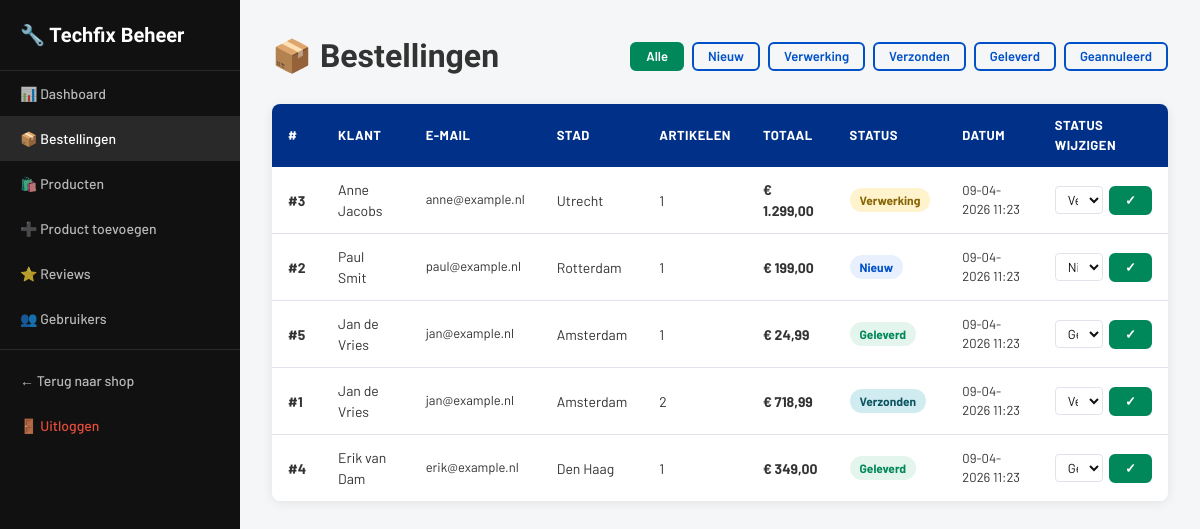
Page /admin/bestellingen.php (signed in) on the committed database.
### tables this page shows
CREATE TABLE `orders` (
  `id`          int(10) UNSIGNED NOT NULL AUTO_INCREMENT,
  `user_id`     int(10) UNSIGNED DEFAULT NULL,
  `first_name`  varchar(100)     NOT NULL,
  `last_name`   varchar(100)     NOT NULL,
  `email`       varchar(150)     NOT NULL,
  `phone`       varchar(30)      DEFAULT NULL,
  `street`      varchar(200)     NOT NULL,
  `postal_code` varchar(20)      NOT NULL,
  `city`        varchar(100)     NOT NULL,
  `country`     varchar(100)     NOT NULL DEFAULT 'Nederland',
  `total`       decimal(10,2)    NOT NULL,
  `status`      enum('Nieuw','Verwerking','Verzonden','Geleverd','Geannuleerd') NOT NULL DEFAULT 'Nieuw',
  `created_at`  timestamp        NOT NULL DEFAULT current_timestamp(),
  PRIMARY KEY (`id`),
  KEY `fk_bestelling_gebruiker` (`user_id`),
  CONSTRAINT `fk_bestelling_gebruiker`
    FOREIGN KEY (`user_id`) REFERENCES `users` (`id`) ON DELETE SET NULL
);

### includes/config.php (called while the page is built, shortened)
<?php
function e($tekst) {
    return htmlspecialchars($tekst ?? '', ENT_QUOTES, 'UTF-8');
}

### admin/bestellingen.php (the view, shortened to what this page needs)
<?php
require_once __DIR__ . '/admin_header.php';
$filterStatus       = $_GET['status'] ?? '';
$toegestaneStatussen = ['Nieuw', 'Verwerking', 'Verzonden', 'Geleverd', 'Geannuleerd'];
try {
    $db = getDB();
    if ($filterStatus && in_array($filterStatus, $toegestaneStatussen)) {
        $stmt = $db->prepare(
            "SELECT o.*, COUNT(oi.id) AS aantal_items
             FROM orders o
             LEFT JOIN order_items oi ON o.id = oi.order_id
             WHERE o.status = ?
             GROUP BY o.id
             ORDER BY o.created_at DESC"
        );
        $stmt->execute([$filterStatus]);
    } else {
        $stmt = $db->query(
            "SELECT o.*, COUNT(oi.id) AS aantal_items
             FROM orders o
             LEFT JOIN order_items oi ON o.id = oi.order_id
             GROUP BY o.id
             ORDER BY o.created_at DESC"
        );
    }
    $bestellingen = $stmt->fetchAll();
} catch (PDOException $e) {
    error_log('Bestellingen ophalen mislukt: ' . $e->getMessage());
    $bestellingen = [];
}
$statusKleuren = [
    'Nieuw'       => 'status-nieuw',
    'Verwerking'  => 'status-verwerking',
    'Verzonden'   => 'status-verzonden',
    'Geleverd'    => 'status-geleverd',
    'Geannuleerd' => 'status-geannuleerd',
];
?>
<header class="admin-kop">
    <h1>📦 Bestellingen</h1>
    <nav style="display:flex;gap:8px;" aria-label="Filter op status">
        <a href="bestellingen.php" class="knop knop-sm <?= !$filterStatus ? 'knop-primair' : 'knop-omlijnd' ?>">Alle</a>
        <?php foreach ($toegestaneStatussen as $s): ?>
        <a href="bestellingen.php?status=<?= urlencode($s) ?>" class="knop knop-sm <?= $filterStatus === $s ? 'knop-primair' : 'knop-omlijnd' ?>">
            <?= e($s) ?>
        </a>
        <?php endforeach; ?>
    </nav>
</header>
<section class="data-tabel">
    <table>
        <thead>
            <tr>
                <th scope="col">#</th>
                <th scope="col">Klant</th>
                <th scope="col">E-mail</th>
                <th scope="col">Stad</th>
                <th scope="col">Artikelen</th>
                <th scope="col">Totaal</th>
                <th scope="col">Status</th>
                <th scope="col">Datum</th>
                <th scope="col">Status wijzigen</th>
            </tr>
        </thead>
        <tbody>
            <?php foreach ($bestellingen as $b): ?>
            <tr>
                <td><strong>#<?= $b['id'] ?></strong></td>
                <td><?= e($b['first_name'] . ' ' . $b['last_name']) ?></td>
                <td style="font-size:13px;"><?= e($b['email']) ?></td>
                <td><?= e($b['city']) ?></td>
                <td><?= intval($b['aantal_items']) ?></td>
                <td><strong>€ <?= number_format($b['total'], 2, ',', '.') ?></strong></td>
                <td>
                    <span class="status-badge <?= $statusKleuren[$b['status']] ?? '' ?>">
                        <?= e($b['status']) ?>
                    </span>
                </td>
                <td style="font-size:13px;"><?= date('d-m-Y H:i', strtotime($b['created_at'])) ?></td>
                <td>
                    <form method="POST" style="display:flex;gap:6px;align-items:center;">
                        <select id="status-<?= $b['id'] ?>" name="status" style="padding:4px 8px;border:1px solid var(--rand);border-radius:4px;font-family:'Barlow',sans-serif;font-size:13px;margin-bottom:0;">
                            <?php foreach ($toegestaneStatussen as $s): ?>
                            <option value="<?= e($s) ?>" <?= $b['status'] === $s ? 'selected' : '' ?>>
                                <?= e($s) ?>
                            </option>
                            <?php endforeach; ?>
                        </select>
                        <button type="submit" name="status_bijwerken" class="knop knop-primair knop-sm" aria-label="Status opslaan">
                            ✓
                        </button>
                    </form>
                </td>
            </tr>
            <?php endforeach; ?>
        </tbody>
    </table>
</section>
<?php require_once __DIR__ . '/admin_footer.php'; ?>

### css/style.css (style rules this page uses)
:root { --blauw: #003087; --blauw-mid: #0050c8; --blauw-licht: #e8f0fe; --groen: #00875a; --groen-licht: #e3f5ec; --rood: #c0392b; --oranje: #e67e22; --geel: #f39c12; --grijs-900: #111; --grijs-700: #333; --grijs-500: #666; --grijs-300: #bbb; --grijs-100: #f4f6f8; --wit: #fff; --rand: #e0e4ea; --schaduw: 0 2px 12px rgba(0,0,0,0.08); --schaduw-lg: 0 8px 30px rgba(0,0,0,0.12); --radius: 8px; --radius-lg: 12px; }
*, *::before, *::after { box-sizing: border-box; margin: 0; padding: 0; }
html { scroll-behavior: smooth; }
body { font-family: 'Barlow', sans-serif; font-size: 15px; color: var(--grijs-700); background: var(--grijs-100); line-height: 1.5; }
a { color: var(--blauw-mid); text-decoration: none; }
.knop { display: inline-flex; align-items: center; justify-content: center; gap: 6px; padding: 10px 20px; border-radius: 6px; font-family: 'Barlow', sans-serif; font-size: 14px; font-weight: 600; cursor: pointer; border: 2px solid transparent; transition: all 0.15s; text-align: center; text-decoration: none; line-height: 1; }
.knop-primair { background: var(--groen); color: var(--wit); border-color: var(--groen); }
.knop-omlijnd { background: transparent; color: var(--blauw-mid); border-color: var(--blauw-mid); }
.knop-sm { padding: 6px 14px; font-size: 13px; }
input[type="text"], input[type="email"], input[type="password"], input[type="tel"], input[type="number"], input[type="search"], textarea, select { width: 100%; padding: 10px 14px; border: 2px solid var(--rand); border-radius: 6px; font-family: 'Barlow', sans-serif; font-size: 14px; color: var(--grijs-900); transition: border-color 0.15s; outline: none; background: var(--wit); margin-bottom: 16px; }
.data-tabel { background: var(--wit); border-radius: var(--radius); box-shadow: var(--schaduw); overflow: hidden; width: 100%; }
.data-tabel table { width: 100%; border-collapse: collapse; }
.data-tabel th { background: var(--blauw); color: var(--wit); padding: 12px 16px; text-align: left; font-size: 13px; font-weight: 700; text-transform: uppercase; letter-spacing: 0.5px; }
.data-tabel td { padding: 12px 16px; border-bottom: 1px solid var(--rand); font-size: 14px; }
.data-tabel tr:last-child td { border-bottom: none; }
.status-badge { display: inline-block; padding: 3px 10px; border-radius: 20px; font-size: 12px; font-weight: 700; }
.status-nieuw { background: var(--blauw-licht); color: var(--blauw-mid); }
.status-verwerking { background: #fff3cd; color: #856404; }
.status-verzonden { background: #d1ecf1; color: #0c5460; }
.status-geleverd { background: var(--groen-licht); color: var(--groen); }
.admin-kop { display: flex; justify-content: space-between; align-items: center; margin-bottom: 24px; }
.admin-kop h1 { font-family: 'Barlow Condensed', sans-serif; font-size: 32px; font-weight: 800; }

### rows in the picture
orders: id "3", first_name+last_name "Anne Jacobs", email "anne@example.nl", city "Utrecht", aantal_items "1", total "1.299,00", status "Verwerking", created_at "09-04-2026 11:23"
orders: id "2", first_name+last_name "Paul Smit", email "paul@example.nl", city "Rotterdam", aantal_items "1", total "199,00", status "Nieuw", created_at "09-04-2026 11:23"
orders: id "5", first_name+last_name "Jan de Vries", email "jan@example.nl", city "Amsterdam", aantal_items "1", total "24,99", status "Geleverd", created_at "09-04-2026 11:23"
orders: id "1", first_name+last_name "Jan de Vries", email "jan@example.nl", city "Amsterdam", aantal_items "2", total "718,99", status "Verzonden", created_at "09-04-2026 11:23"
orders: id "4", first_name+last_name "Erik van Dam", email "erik@example.nl", city "Den Haag", aantal_items "1", total "349,00", status "Geleverd", created_at "09-04-2026 11:23"

### other values in the picture
$s "Nieuw"
$s "Verwerking"
$s "Verzonden"
$s "Geleverd"
$s "Geannuleerd"
form field status "Verwerking"
form field status "Nieuw"
form field status "Geleverd"
form field status "Verzonden"
